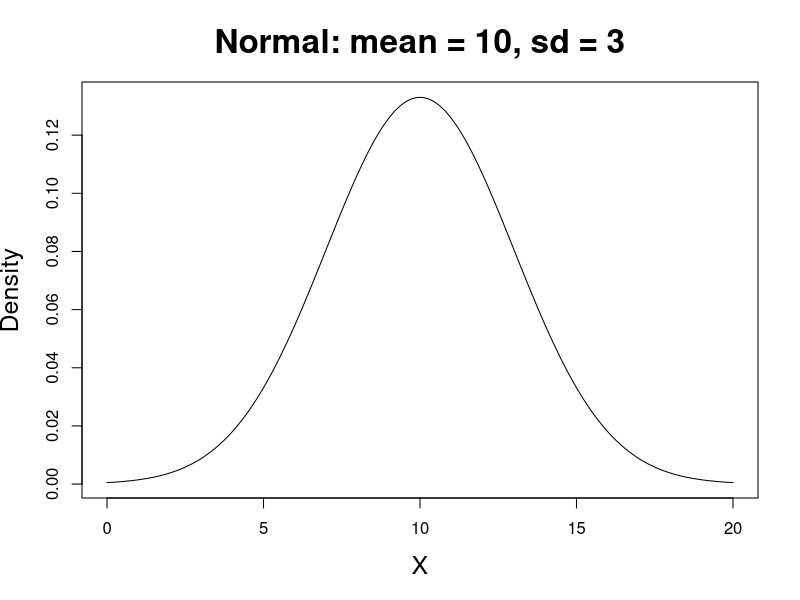
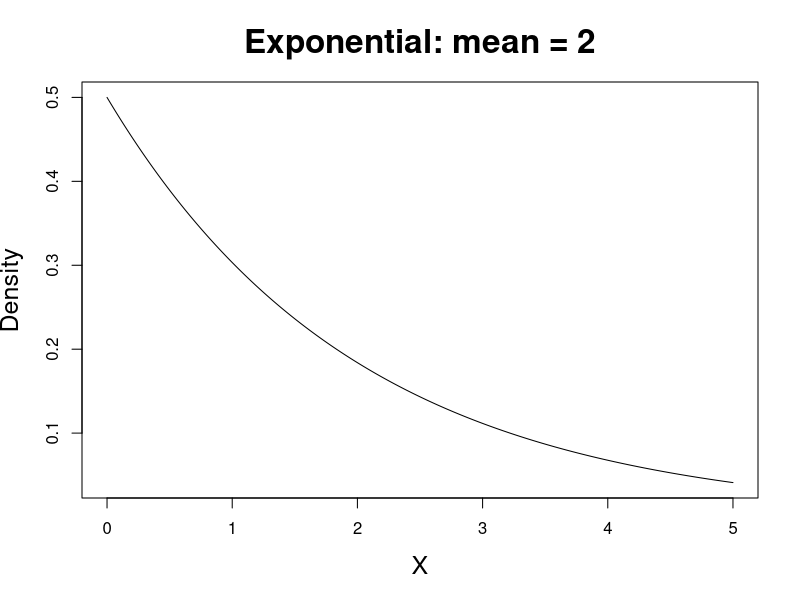
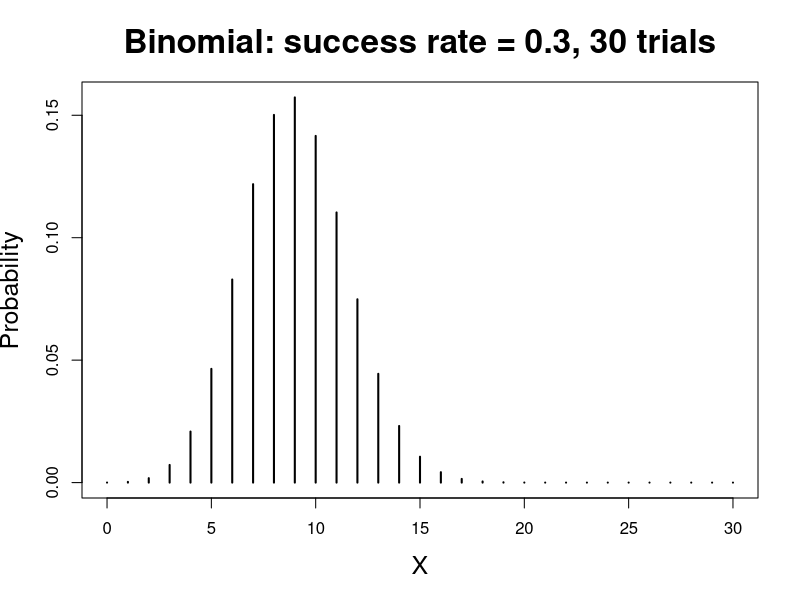
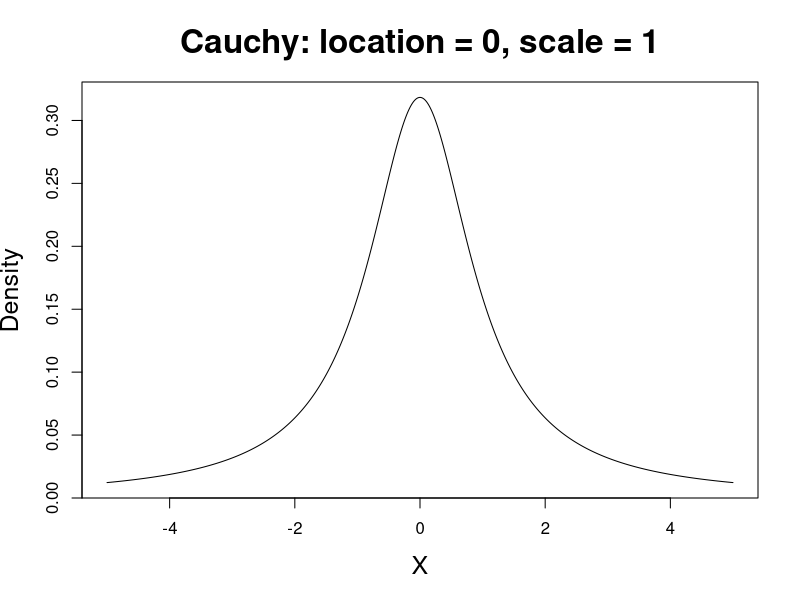
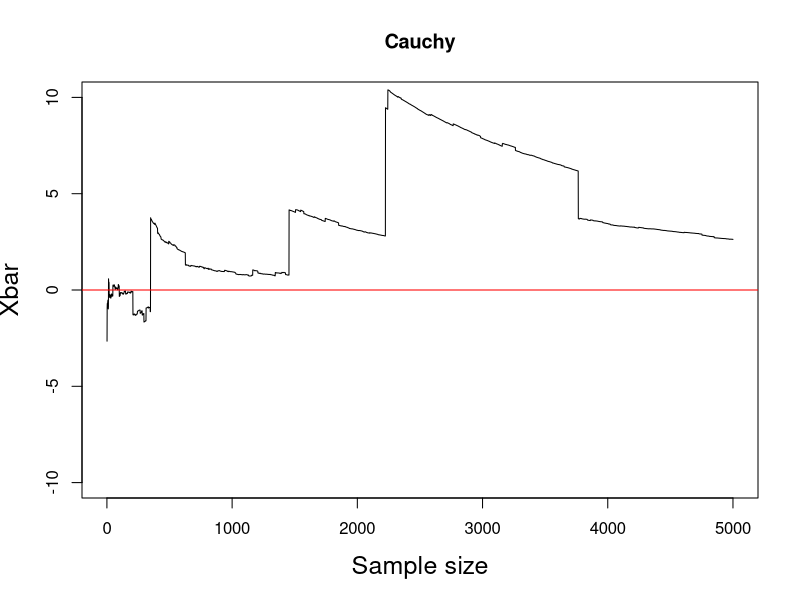
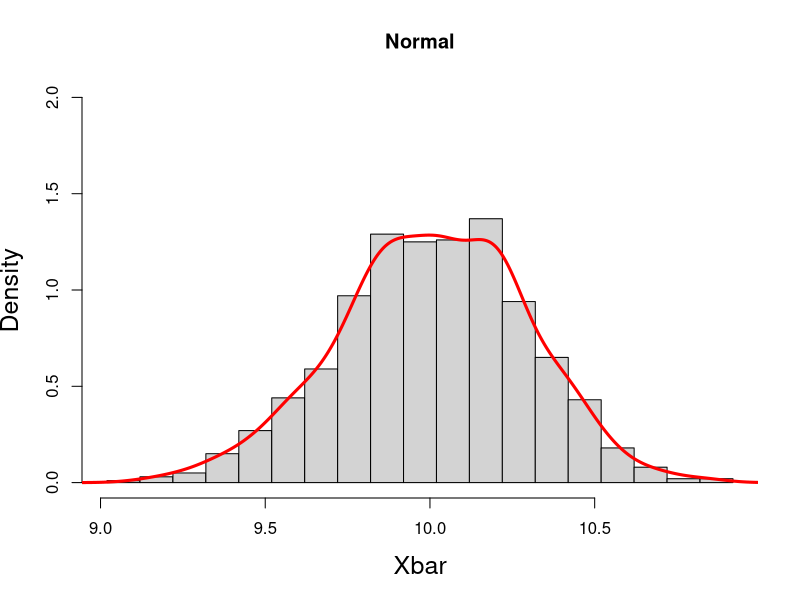
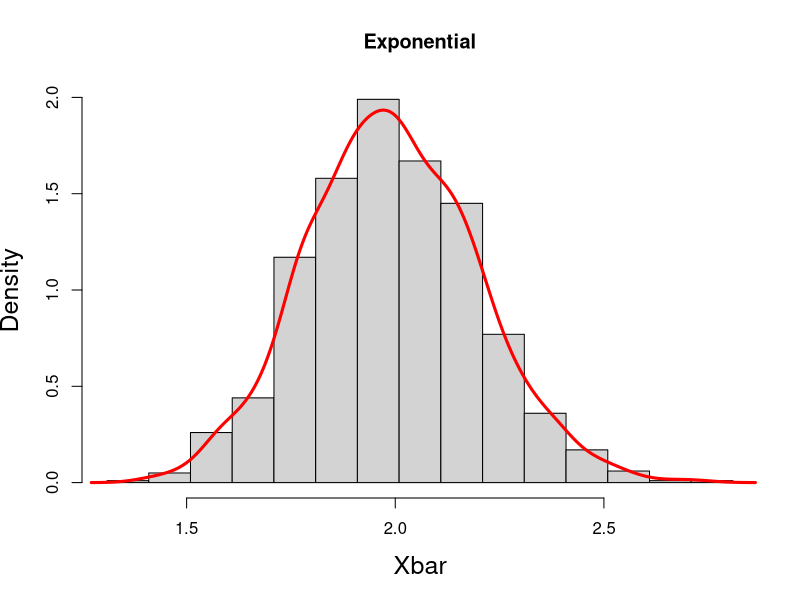
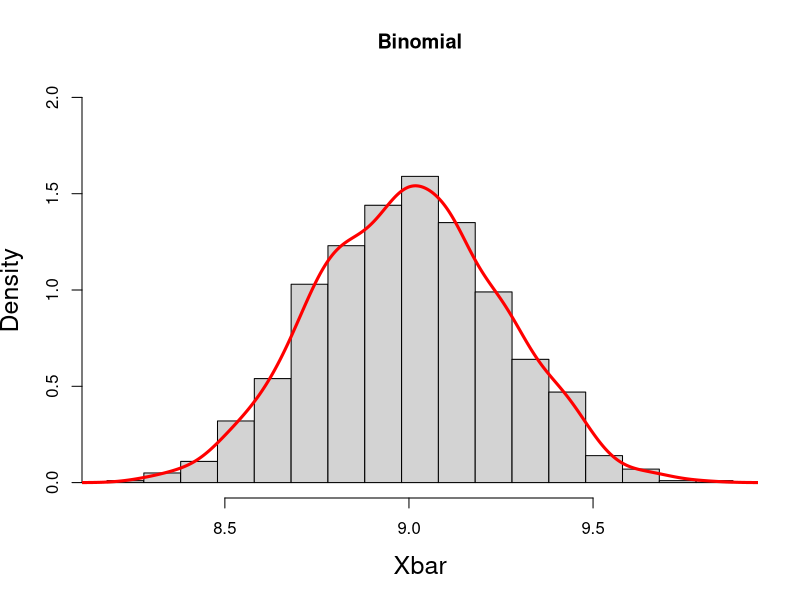

Source code (R) for these figures, in order:

####
## Monte Carlo for P. L=1, D=2
n <- 10000
phi <- runif(n, min=0, max=pi)
y <- runif(n, min=0, max=1)
sum(y < 0.5*sin(phi))/n
# approximate 1/pi = 0.318 ?



####
# A function to estimate pi
pifun <- function(n) {
  x <- runif(n, min=-1, max=1)	# generate x
  y <- runif(n, min=-1, max=1)	# generate y
  L <- sqrt(x^2 + y^2)        	# distance to the origin point
  P <- sum(L < 1)/n           	# probability
  4*P
}
pifun(1000)


####
x <- seq(10-10,20,0.01)
y <- dnorm(x=x, mean=10, sd=3)
plot(x, y, type="l", main="Normal: mean = 10, sd = 3", ylab = "Density", xlab = "X", 
     cex.lab=1.5, cex.main=2)

x <- seq(0,5,0.01)
y <- dexp(x=x, rate = 0.5)
plot(x, y, type="l", main="Exponential: mean = 2", ylab = "Density", xlab = "X", 
     cex.lab=1.5, cex.main=2)

x <- 0:30
y <- dbinom(x=x, size=30, prob=0.3)
plot(x, y, type="h", main="Binomial: success rate = 0.3, 30 trials", ylab="Probability", xlab = "X", 
     cex.lab=1.5, lwd=2, cex.main=2)



#### Weak law of large numbers
# A function to calculate sample mean
samplemeanfun <- function(dist, n) {
  if (dist=="normal") {
    xbar <- mean(rnorm(n, mean=10, sd=3))
  } else if (dist=="exponential") {
    xbar <- mean(rexp(n, rate = 0.5))
  } else {
    xbar <- mean(rbinom(n, size=30, prob=0.3))
  }
  xbar
}

n <- 100
epsilon <- 0.3
set.seed(101)
xbars <- replicate(1000, samplemeanfun(dist="normal", n))
sum(abs(xbars - 10) > epsilon)/1000

set.seed(101)
xbars <- replicate(1000, samplemeanfun(dist="exponential", n))
sum(abs(xbars - 2) > epsilon)/1000

set.seed(101)
xbars <- replicate(1000, samplemeanfun(dist="binomial", n))
sum(abs(xbars - 9) > epsilon)/1000




####
# Exercise: Cauchy distribution
x <- seq(-5,5,0.01)
y <- dcauchy(x=x, location = 0, scale = 1)
plot(x, y, type="l", main="Cauchy: location = 0, scale = 1", ylab = "Density", xlab = "X", 
     cex.lab=1.5, cex.main=2)

n <- 100
epsilon <- 0.3
set.seed(101)
xbars <- replicate(1000, mean(rcauchy(n, location = 0, scale = 1)) )
sum(abs(xbars - 0) > epsilon)/1000




## Trend of sample means of cauchy distributions
set.seed(110)
maxn <- 5000
X_all <- rcauchy(maxn, location = 0, scale = 1)
xbars <- cumsum(X_all)/(1:maxn)
plot(1:maxn, xbars, type="l", ylim=c(-10,10), ylab="Xbar", xlab="Sample size", cex.lab=1.5, main="Cauchy")
abline(h=0, col="red")




####
# A function to calculate sample mean
samplemeanfun <- function(dist, n) {
  if (dist=="normal") {
    xbar <- mean(rnorm(n, mean=10, sd=3))
  } else if (dist=="exponential") {
    xbar <- mean(rexp(n, rate = 0.5))
  } else {
    xbar <- mean(rbinom(n, size=30, prob=0.3))
  }
  xbar
}

set.seed(101)
n <- 100
xbars <- replicate(1000, samplemeanfun(dist="normal", n))
hist(xbars, breaks = seq(min(xbars)-0.1,max(xbars)+0.1, 0.1), freq=FALSE, ylim=c(0,2), 
     main="Normal", xlab = "Xbar", cex.lab=1.5)
lines(density(xbars), col = "red", lwd = 3)

set.seed(101)
n <- 100
xbars <- replicate(1000, samplemeanfun(dist="exponential", n))
hist(xbars, breaks = seq(min(xbars)-0.1,max(xbars)+0.1, 0.1), freq=FALSE, ylim=c(0,2), 
     main="Exponential", xlab = "Xbar", cex.lab=1.5)
lines(density(xbars), col = "red", lwd = 3)

set.seed(101)
n <- 100
xbars <- replicate(1000, samplemeanfun(dist="", n))
hist(xbars, breaks = seq(min(xbars)-0.1,max(xbars)+0.1, 0.1), freq=FALSE, ylim=c(0,2), 
     main="Binomial", xlab = "Xbar", cex.lab=1.5)
lines(density(xbars), col = "red", lwd = 3)



####
## Exercise: 5, 10, 20, 30, 50, 100
set.seed(101)
n <- 5
xbars <- replicate(1000, samplemeanfun(dist="exponential", n))
hist(xbars, breaks = seq(min(xbars)-0.1,max(xbars)+0.1, 0.1), freq=FALSE, ylim=c(0,2), 
     main="Exponential", xlab = "Xbar", cex.lab=1.5)
lines(density(xbars), col = "red", lwd = 3)



#### Bayesian
x <- seq(0,1,0.01)
y1 <- dbeta(x=x, 5, 2)
y2 <- dbeta(x=x, 1, 1)
y3 <- dbeta(x=x, 3, 2)
plot(x, y1, type="l", main="Beta(a, b)", ylab = "Density", xlab = expression(theta), 
     cex.lab=1.5, cex.main=2, col="blue")
lines(x, y2, col="green")
lines(x, y3, col="red")
legend("topleft", legend=c("a=5, b=2", "a=1, b=1", "a=3, b=2"), col=c("blue","green","red"), lty=1, cex=1.5, bty = "n")



####
x <- seq(0.6,0.8,0.005)
y <- dbeta(x=x, (709 + 3), (1000 - 709 + 2))
plot(x, y, type="l", main=expression(paste("Posterior distribution of ", theta)), xlim=c(0.6,0.8),
     ylab = "Density", xlab = expression(theta), cex.lab=1.5, cex.main=2)

set.seed(102)
mean(rbeta(5000, (709 + 3), (1000 - 709 + 2)))






#### Metropolis-Hasting algorithm
n <- 1000; y <- 709; a <- 3; b <- 2; ap <- 3; bp <- 2

M <- 100500    # k = 1, 2,…, M
targ.fun <- function(theta0) dbinom(y, size=n, theta0)*dbeta(theta0, a, b)   #target distribution
prop.fun <- function(theta0) dbeta(theta0, ap, bp)   #proposal distribution

theta <- numeric(M)
theta[1] <- 0.5
for(k in 2:M) {
  theta.k <- theta[k-1]
  theta.cand <- rbeta(1, ap, bp)
  ratio <- targ.fun(theta.cand)*prop.fun(theta.k)/(targ.fun(theta.k)*prop.fun(theta.cand))
  p <- min(1,ratio)
  accept <- sample(c(1,0), size=1, prob=c(p, 1-p))
  theta[k] <- theta.cand*(accept==1) + theta.k*(accept==0)
}
#The 1st to 500th theta were thrown out, known as the burn-in
theta.mcmc <- theta[(500+1):M]
mean(theta.mcmc)



####
aa <- y + a
bb <- n - y + b
pdf.f <- function(theta0) dbeta(theta0, aa, bb)
theta.mcmcL <- round(min(theta.mcmc), 2) - 0.01
theta.mcmcU <- round(max(theta.mcmc), 2) + 0.01
hist(theta.mcmc, freq = FALSE, #col = "lightblue", border = "skyblue3",
     xlab = expression(paste(theta, " | ", y)), main = "",
     ylim = c(0, ceiling(pdf.f((y + a)/(a + b + n)))),
     xlim = c(theta.mcmcL, theta.mcmcU),
     breaks = seq(theta.mcmcL, theta.mcmcU, 0.01),
     cex.lab = 1.5)
lines(density(theta.mcmc, bw = 0.005), col = "red", lwd = 3)

z <- seq(0, 1, by = 0.001)
lines(z, pdf.f(z), type = "l", col = "gray34", lwd = 3, lty = 3)

legend("topright", legend = c("Theoretical", "MCMC"),
       col = c("gray34", "red"), lwd = 3, lty = c(3, 1))





#### Gibbs sampler
n <- 30 
a <- 3 
b <- 2
M <- 10^5

# generate data (yk, thetak), k=1,2,...
# but only store yk, k=1,2,...
y <- numeric(M)
y[1] <- sample(c(0:n), 1)
for (i in 2:M) {
  theta <- rbeta(1, y[i-1] + a, n - y[i-1] + b)
  y[i] <- rbinom(1, n, theta)
}
# Histogram for yk, k=1,2,...
hist(y, breaks = seq(-0.5, n + 0.5, by = 1), freq = FALSE, 
     main = "Beta-Binomial distribution")

mean(y)  # sample mean




####
### Theoretical distribution of y
px <- function(x, n, a, b) {
  choose(n, x)*gamma(a + b)*gamma(x + a)*gamma(n - x + b)/
    (gamma(a)*gamma(b)*gamma(a + b + n))
}
z <- c(0:n)
points(z, px(z, n, a, b), type = "h", col = 4, lw = 5)

legend("topleft", c("MCMC", "Theoretical"), 
       col =c(1, 4), lty = c(1, 1), lwd=2)






#### Strong law of large numbers
set.seed(100)
maxn <- 5000
X_all <- rnorm(maxn, mean=10, sd=3)
xbars <- cumsum(X_all)/(1:maxn)
plot(1:maxn, xbars-10, type="l", ylim=c(-0.7,0.7), ylab="Bias", xlab="Sample size", cex.lab=1.5, main="Normal")
abline(h=0, col="red")
lines(1:maxn, cumsum(rnorm(maxn, mean=10, sd=3))/(1:maxn)-10, col=4)


set.seed(100)
maxn <- 5000
X_all <- rexp(maxn, rate = 0.5)
xbars <- cumsum(X_all)/(1:maxn)
plot(1:maxn, xbars-2, type="l", ylim=c(-0.7,0.7), ylab="Bias", xlab="Sample size", cex.lab=1.5, main="Exponential")
abline(h=0, col="red")

set.seed(100)
maxn <- 5000
X_all <- rbinom(maxn, size=30, prob=0.3)
xbars <- cumsum(X_all)/(1:maxn)
plot(1:maxn, xbars-9, type="l", ylim=c(-0.7,0.7), ylab="Bias", xlab="Sample size", cex.lab=1.5, main="Binomial")
abline(h=0, col="red")

